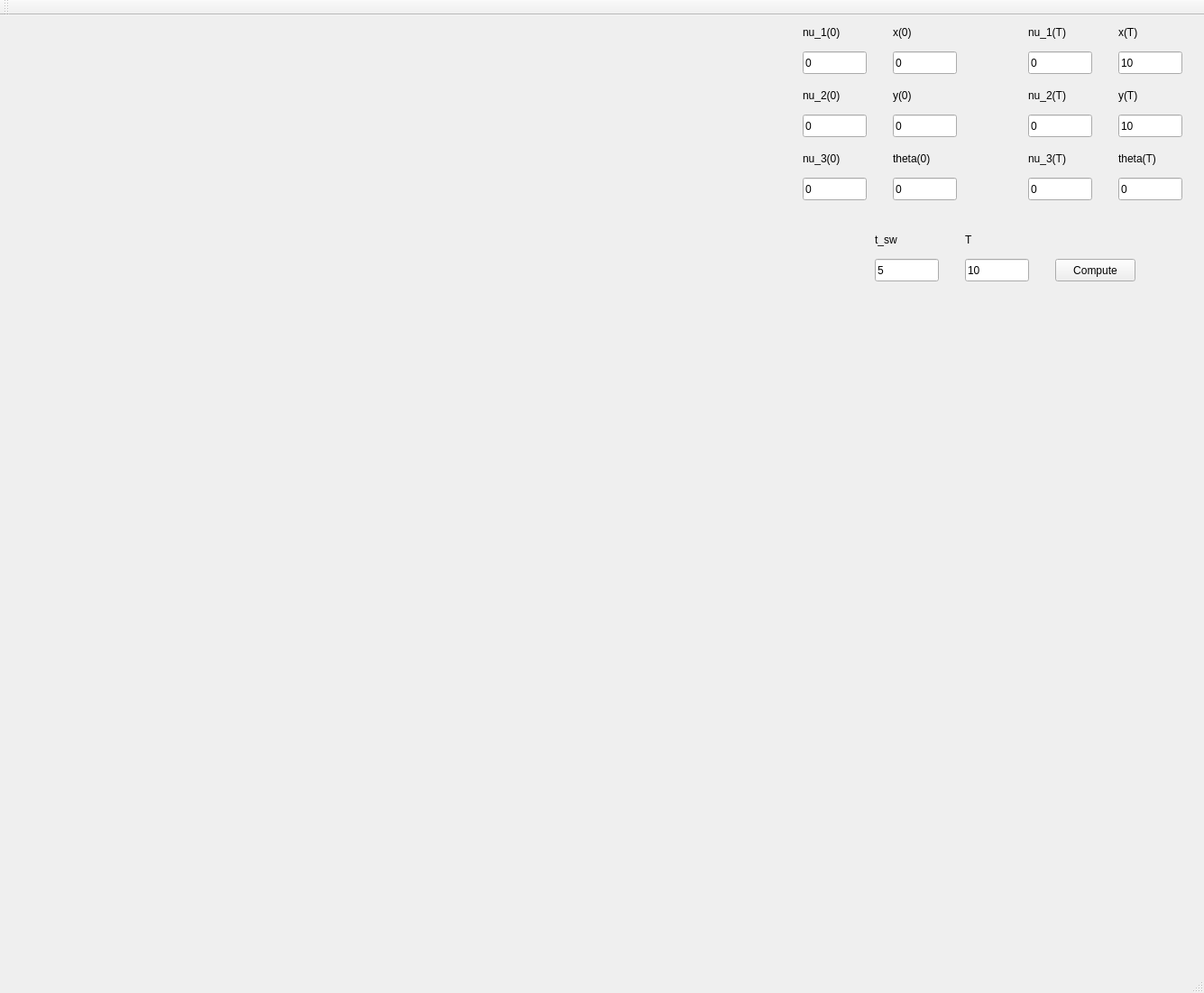
<?xml version="1.0" encoding="UTF-8"?>
<ui version="4.0">
 <class>MainWindow</class>
 <widget class="QMainWindow" name="MainWindow">
  <property name="geometry">
   <rect>
    <x>0</x>
    <y>0</y>
    <width>1335</width>
    <height>1101</height>
   </rect>
  </property>
  <property name="windowTitle">
   <string>Control Predict</string>
  </property>
  <widget class="QWidget" name="centralWidget">
   <widget class="QCustomPlot" name="PlotWidget_trajectory" native="true">
    <property name="geometry">
     <rect>
      <x>10</x>
      <y>10</y>
      <width>431</width>
      <height>331</height>
     </rect>
    </property>
   </widget>
   <widget class="QLineEdit" name="lineEdit_nu_1_0">
    <property name="geometry">
     <rect>
      <x>890</x>
      <y>40</y>
      <width>71</width>
      <height>25</height>
     </rect>
    </property>
    <property name="text">
     <string>0</string>
    </property>
   </widget>
   <widget class="QLabel" name="label">
    <property name="geometry">
     <rect>
      <x>890</x>
      <y>10</y>
      <width>67</width>
      <height>17</height>
     </rect>
    </property>
    <property name="text">
     <string>nu_1(0)</string>
    </property>
   </widget>
   <widget class="QLabel" name="label_2">
    <property name="geometry">
     <rect>
      <x>890</x>
      <y>80</y>
      <width>67</width>
      <height>17</height>
     </rect>
    </property>
    <property name="text">
     <string>nu_2(0)</string>
    </property>
   </widget>
   <widget class="QLineEdit" name="lineEdit_nu_2_0">
    <property name="geometry">
     <rect>
      <x>890</x>
      <y>110</y>
      <width>71</width>
      <height>25</height>
     </rect>
    </property>
    <property name="text">
     <string>0</string>
    </property>
   </widget>
   <widget class="QLabel" name="label_3">
    <property name="geometry">
     <rect>
      <x>890</x>
      <y>150</y>
      <width>67</width>
      <height>17</height>
     </rect>
    </property>
    <property name="text">
     <string>nu_3(0)</string>
    </property>
   </widget>
   <widget class="QLineEdit" name="lineEdit_nu_3_0">
    <property name="geometry">
     <rect>
      <x>890</x>
      <y>180</y>
      <width>71</width>
      <height>25</height>
     </rect>
    </property>
    <property name="text">
     <string>0</string>
    </property>
   </widget>
   <widget class="QLabel" name="label_4">
    <property name="geometry">
     <rect>
      <x>1140</x>
      <y>10</y>
      <width>67</width>
      <height>17</height>
     </rect>
    </property>
    <property name="text">
     <string>nu_1(T)</string>
    </property>
   </widget>
   <widget class="QLineEdit" name="lineEdit_nu_1_T">
    <property name="geometry">
     <rect>
      <x>1140</x>
      <y>40</y>
      <width>71</width>
      <height>25</height>
     </rect>
    </property>
    <property name="text">
     <string>0</string>
    </property>
   </widget>
   <widget class="QLabel" name="label_5">
    <property name="geometry">
     <rect>
      <x>1140</x>
      <y>80</y>
      <width>67</width>
      <height>17</height>
     </rect>
    </property>
    <property name="text">
     <string>nu_2(T)</string>
    </property>
   </widget>
   <widget class="QLineEdit" name="lineEdit_nu_2_T">
    <property name="geometry">
     <rect>
      <x>1140</x>
      <y>110</y>
      <width>71</width>
      <height>25</height>
     </rect>
    </property>
    <property name="text">
     <string>0</string>
    </property>
   </widget>
   <widget class="QLineEdit" name="lineEdit_nu_3_T">
    <property name="geometry">
     <rect>
      <x>1140</x>
      <y>180</y>
      <width>71</width>
      <height>25</height>
     </rect>
    </property>
    <property name="text">
     <string>0</string>
    </property>
   </widget>
   <widget class="QLabel" name="label_6">
    <property name="geometry">
     <rect>
      <x>1140</x>
      <y>150</y>
      <width>67</width>
      <height>17</height>
     </rect>
    </property>
    <property name="text">
     <string>nu_3(T)</string>
    </property>
   </widget>
   <widget class="QLabel" name="label_7">
    <property name="geometry">
     <rect>
      <x>1240</x>
      <y>10</y>
      <width>67</width>
      <height>17</height>
     </rect>
    </property>
    <property name="text">
     <string>x(T)</string>
    </property>
   </widget>
   <widget class="QLineEdit" name="lineEdit_x_T">
    <property name="geometry">
     <rect>
      <x>1240</x>
      <y>40</y>
      <width>71</width>
      <height>25</height>
     </rect>
    </property>
    <property name="text">
     <string>10</string>
    </property>
   </widget>
   <widget class="QLabel" name="label_8">
    <property name="geometry">
     <rect>
      <x>1240</x>
      <y>80</y>
      <width>67</width>
      <height>17</height>
     </rect>
    </property>
    <property name="text">
     <string>y(T)</string>
    </property>
   </widget>
   <widget class="QLineEdit" name="lineEdit_y_T">
    <property name="geometry">
     <rect>
      <x>1240</x>
      <y>110</y>
      <width>71</width>
      <height>25</height>
     </rect>
    </property>
    <property name="text">
     <string>10</string>
    </property>
   </widget>
   <widget class="QLineEdit" name="lineEdit_theta_T">
    <property name="geometry">
     <rect>
      <x>1240</x>
      <y>180</y>
      <width>71</width>
      <height>25</height>
     </rect>
    </property>
    <property name="text">
     <string>0</string>
    </property>
   </widget>
   <widget class="QLabel" name="label_9">
    <property name="geometry">
     <rect>
      <x>1240</x>
      <y>150</y>
      <width>67</width>
      <height>17</height>
     </rect>
    </property>
    <property name="text">
     <string>theta(T)</string>
    </property>
   </widget>
   <widget class="QLabel" name="label_10">
    <property name="geometry">
     <rect>
      <x>1070</x>
      <y>240</y>
      <width>67</width>
      <height>17</height>
     </rect>
    </property>
    <property name="text">
     <string>T</string>
    </property>
   </widget>
   <widget class="QLineEdit" name="lineEdit_t_sw">
    <property name="geometry">
     <rect>
      <x>970</x>
      <y>270</y>
      <width>71</width>
      <height>25</height>
     </rect>
    </property>
    <property name="text">
     <string>5</string>
    </property>
   </widget>
   <widget class="QLabel" name="label_11">
    <property name="geometry">
     <rect>
      <x>970</x>
      <y>240</y>
      <width>67</width>
      <height>17</height>
     </rect>
    </property>
    <property name="text">
     <string>t_sw</string>
    </property>
   </widget>
   <widget class="QLineEdit" name="lineEdit_T">
    <property name="geometry">
     <rect>
      <x>1070</x>
      <y>270</y>
      <width>71</width>
      <height>25</height>
     </rect>
    </property>
    <property name="text">
     <string>10</string>
    </property>
   </widget>
   <widget class="QPushButton" name="pushButton_compute">
    <property name="geometry">
     <rect>
      <x>1170</x>
      <y>270</y>
      <width>89</width>
      <height>25</height>
     </rect>
    </property>
    <property name="text">
     <string>Compute</string>
    </property>
   </widget>
   <widget class="QCustomPlot" name="PlotWidget_nu_3" native="true">
    <property name="geometry">
     <rect>
      <x>890</x>
      <y>350</y>
      <width>431</width>
      <height>331</height>
     </rect>
    </property>
   </widget>
   <widget class="QCustomPlot" name="PlotWidget_nu_1" native="true">
    <property name="geometry">
     <rect>
      <x>10</x>
      <y>350</y>
      <width>431</width>
      <height>331</height>
     </rect>
    </property>
   </widget>
   <widget class="QCustomPlot" name="PlotWidget_nu_2" native="true">
    <property name="geometry">
     <rect>
      <x>450</x>
      <y>350</y>
      <width>431</width>
      <height>331</height>
     </rect>
    </property>
   </widget>
   <widget class="QCustomPlot" name="PlotWidget_u_1" native="true">
    <property name="geometry">
     <rect>
      <x>10</x>
      <y>690</y>
      <width>431</width>
      <height>331</height>
     </rect>
    </property>
   </widget>
   <widget class="QCustomPlot" name="PlotWidget_u_2" native="true">
    <property name="geometry">
     <rect>
      <x>450</x>
      <y>690</y>
      <width>431</width>
      <height>331</height>
     </rect>
    </property>
   </widget>
   <widget class="QCustomPlot" name="PlotWidget_u_3" native="true">
    <property name="geometry">
     <rect>
      <x>890</x>
      <y>690</y>
      <width>431</width>
      <height>331</height>
     </rect>
    </property>
   </widget>
   <widget class="QCustomPlot" name="PlotWidget_theta" native="true">
    <property name="geometry">
     <rect>
      <x>450</x>
      <y>10</y>
      <width>431</width>
      <height>331</height>
     </rect>
    </property>
   </widget>
   <widget class="QLabel" name="label_12">
    <property name="geometry">
     <rect>
      <x>990</x>
      <y>150</y>
      <width>67</width>
      <height>17</height>
     </rect>
    </property>
    <property name="text">
     <string>theta(0)</string>
    </property>
   </widget>
   <widget class="QLabel" name="label_13">
    <property name="geometry">
     <rect>
      <x>990</x>
      <y>10</y>
      <width>67</width>
      <height>17</height>
     </rect>
    </property>
    <property name="text">
     <string>x(0)</string>
    </property>
   </widget>
   <widget class="QLineEdit" name="lineEdit_x_0">
    <property name="geometry">
     <rect>
      <x>990</x>
      <y>40</y>
      <width>71</width>
      <height>25</height>
     </rect>
    </property>
    <property name="text">
     <string>0</string>
    </property>
   </widget>
   <widget class="QLabel" name="label_14">
    <property name="geometry">
     <rect>
      <x>990</x>
      <y>80</y>
      <width>67</width>
      <height>17</height>
     </rect>
    </property>
    <property name="text">
     <string>y(0)</string>
    </property>
   </widget>
   <widget class="QLineEdit" name="lineEdit_y_0">
    <property name="geometry">
     <rect>
      <x>990</x>
      <y>110</y>
      <width>71</width>
      <height>25</height>
     </rect>
    </property>
    <property name="text">
     <string>0</string>
    </property>
   </widget>
   <widget class="QLineEdit" name="lineEdit_theta_0">
    <property name="geometry">
     <rect>
      <x>990</x>
      <y>180</y>
      <width>71</width>
      <height>25</height>
     </rect>
    </property>
    <property name="text">
     <string>0</string>
    </property>
   </widget>
  </widget>
  <widget class="QMenuBar" name="menuBar">
   <property name="geometry">
    <rect>
     <x>0</x>
     <y>0</y>
     <width>1335</width>
     <height>22</height>
    </rect>
   </property>
  </widget>
  <widget class="QToolBar" name="mainToolBar">
   <attribute name="toolBarArea">
    <enum>TopToolBarArea</enum>
   </attribute>
   <attribute name="toolBarBreak">
    <bool>false</bool>
   </attribute>
  </widget>
  <widget class="QStatusBar" name="statusBar"/>
 </widget>
 <layoutdefault spacing="6" margin="11"/>
 <customwidgets>
  <customwidget>
   <class>QCustomPlot</class>
   <extends>QWidget</extends>
   <header>qcustomplot.h</header>
   <container>1</container>
  </customwidget>
 </customwidgets>
 <resources/>
 <connections/>
</ui>
